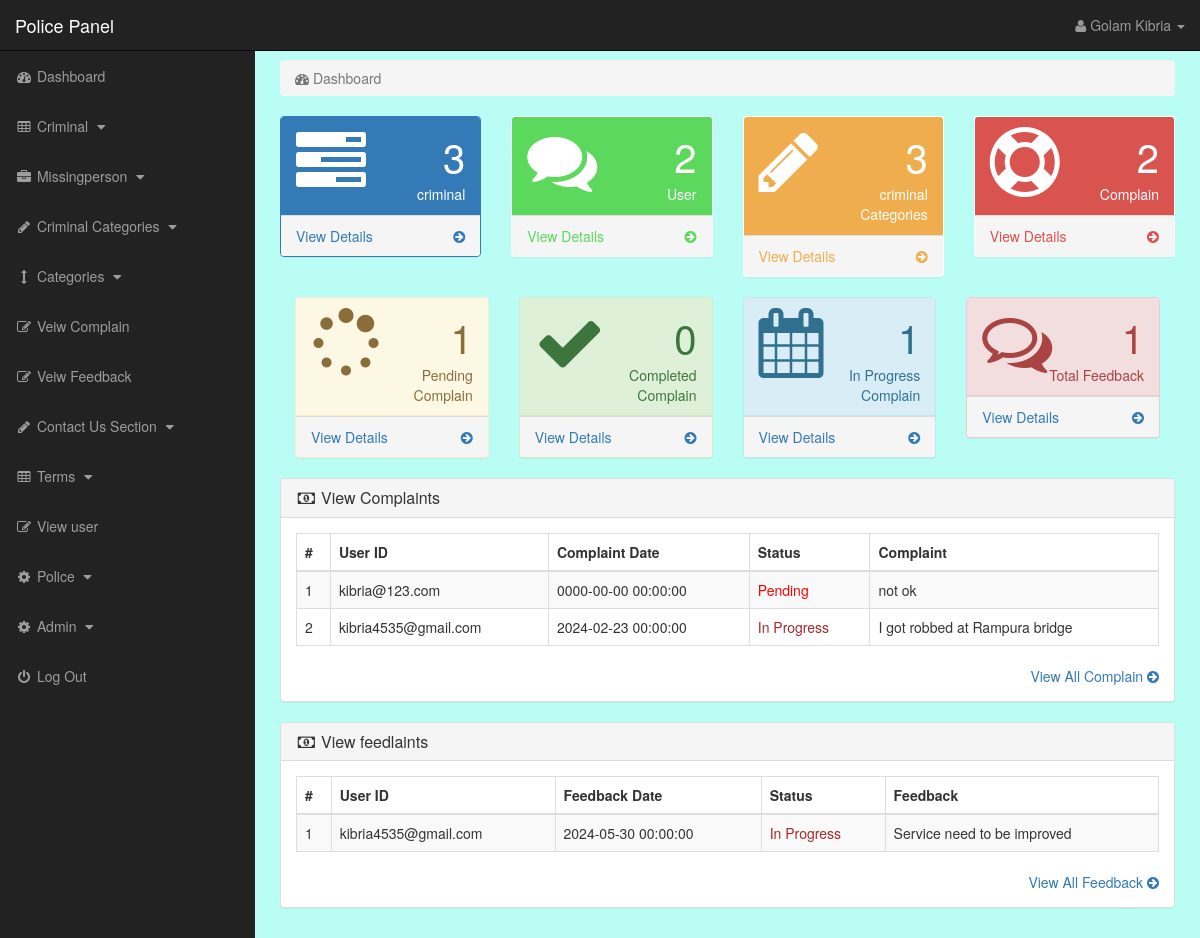
Screenshot of /police/index.php?dashboard (signed in) with the database file from the repository.
### tables this page shows
CREATE TABLE `police` (
  `police_id` int(10) NOT NULL,
  `police_name` varchar(255) NOT NULL,
  `police_station` varchar(255) NOT NULL,
  `police_email` varchar(255) NOT NULL,
  `police_pass` varchar(255) NOT NULL,
  `police_image` text NOT NULL,
  `police_contact` varchar(255) NOT NULL,
  `police_country` text NOT NULL,
  `police_job` varchar(255) NOT NULL,
  `police_about` text NOT NULL
);

CREATE TABLE `user_comp` (
  `comp_id` int(11) NOT NULL,
  `user_id` int(11) NOT NULL,
  `comp_date` datetime NOT NULL,
  `comp_status` varchar(50) NOT NULL,
  `complaint` text NOT NULL
);

CREATE TABLE `user` (
  `user_id` int(10) NOT NULL,
  `user_name` varchar(255) NOT NULL,
  `user_email` varchar(255) NOT NULL,
  `user_pass` varchar(255) NOT NULL,
  `user_country` text NOT NULL,
  `user_city` text NOT NULL,
  `user_contact` varchar(255) NOT NULL,
  `user_address` text NOT NULL,
  `user_image` text NOT NULL,
  `user_ip` varchar(255) NOT NULL,
  `user_confirm_code` text NOT NULL
);

CREATE TABLE `user_feed` (
  `feed_id` int(11) NOT NULL,
  `user_id` int(11) NOT NULL,
  `feed_date` datetime NOT NULL,
  `feed_status` varchar(50) NOT NULL,
  `feedback` text NOT NULL
);

### police/dashboard.php (the view, shortened to what the rows shown need)
<?php
if (!isset($_SESSION['police_email'])) {
    echo "<script>window.open('login.php','_self')</script>";
} else {
?>
    <div class="row">
    <div class="col-lg-12">
        <div class="panel panel-default">
            <div class="panel-body">
                <div class="table-responsive">
                    <table class="table table-bordered table-hover table-striped">
                        <thead>
                            <tr>
                                <th>#</th>
                                <th>User ID</th>
                                <th>Complaint Date</th>
                                <th>Status</th>
                                <th>Complaint</th>
                            </tr>
                        </thead>
                        <tbody>
                        <?php
                        $i = 0;
                        $get_comp = "SELECT * FROM user_comp";
                        $run_comp = mysqli_query($con, $get_comp);
                        while ($row_comp = mysqli_fetch_array($run_comp)) {
                            $user_id = $row_comp['user_id'];
                            $comp_date = $row_comp['comp_date'];
                            $comp_status = $row_comp['comp_status'];
                            $complaint = $row_comp['complaint'];
                            $i++;
                        ?>
                        <tr>
                            <td><?php echo $i; ?></td>
                            <td>
                                <?php
                                $get_user = "SELECT user_email FROM user WHERE user_id='$user_id'";
                                $run_user = mysqli_query($con, $get_user);
                                $row_user = mysqli_fetch_array($run_user);
                                $user_email = $row_user['user_email'];
                                echo $user_email;
                                ?>
                            </td>
                            <td><?php echo $comp_date; ?></td>
                            <td>
                            <?php
                                if ($comp_status == 'Resolved') {
                                    echo '<div style="color:green;">Resolved</div>';
                                } else if( $comp_status == 'Pending' ) {
                                    echo '<div style="color:red;">Pending</div>';
                                }
                                else if($comp_status == 'In Progress'){
                                    echo '<div style="color:brown;">In Progress</div>';
                                }
                                else{
                                    echo $comp_status;
                                }
                                ?>
                            </td>
                            <td><?php echo $complaint; ?></td>
                        </tr>
                        <?php } ?>
                        </tbody>
                    </table>
                </div>
            </div>
        </div>
    </div>
    <div class="col-lg-12">
        <div class="panel panel-default">
            <div class="panel-body">
                <div class="table-responsive">
                    <table class="table table-bordered table-hover table-striped">
                        <thead>
                            <tr>
                                <th>#</th>
                                <th>User ID</th>
                                <th>Feedback Date</th>
                                <th>Status</th>
                                <th>Feedback</th>
                            </tr>
                        </thead>
                        <tbody>
                        <?php
                        $i = 0;
                        $get_feed = "SELECT * FROM user_feed";
                        $run_feed = mysqli_query($con, $get_feed);
                        while ($row_feed = mysqli_fetch_array($run_feed)) {
                            $user_id = $row_feed['user_id'];
                            $feed_date = $row_feed['feed_date'];
                            $feed_status = $row_feed['feed_status'];
                            $feedback= $row_feed['feedback'];
                            $i++;
                        ?>
                        <tr>
                            <td><?php echo $i; ?></td>
                            <td>
                                <?php
                                $get_user = "SELECT user_email FROM user WHERE user_id='$user_id'";
                                $run_user = mysqli_query($con, $get_user);
                                $row_user = mysqli_fetch_array($run_user);
                                $user_email = $row_user['user_email'];
                                echo $user_email;
                                ?>
                            </td>
                            <td><?php echo $feed_date; ?></td>
                            <td>
                            <?php
                                if ($feed_status == 'Resolved') {
                                    echo '<div style="color:green;">Resolved</div>';
                                } else if( $feed_status == 'Pending' ) {
                                    echo '<div style="color:red;">Pending</div>';
                                }
                                else if($feed_status == 'In Progress'){
                                    echo '<div style="color:brown;">In Progress</div>';
                                }
                                else{
                                    echo $feed_status;
                                }
                                ?>
                            </td>
                            <td><?php echo $feedback; ?></td>
                        <?php } ?>
                        </tbody>
                    </table>
                </div>
            </div>
        </div>
    </div>
    </div>
    <?php } ?>

### police/includes/sidebar.php (shortened to what the rows shown need)
<?php
if (!isset($_SESSION['police_email'])) {
    echo "<script>window.open('login.php','_self')</script>";
} else {
?>
    <nav class="navbar navbar-inverse navbar-fixed-top">
        <div class="navbar-header">
            <a class="navbar-brand" href="index.php?dashboard">Police Panel</a>
        </div>
        <ul class="nav navbar-right top-nav">
            <li class="dropdown">
                <a href="#" class="dropdown-toggle" data-toggle="dropdown">
                    <i class="fa fa-user"></i>
                    <?php echo $police_name; ?> <b class="caret"></b>
                </a>
            </li>
        </ul>
        <div class="collapse navbar-collapse navbar-ex1-collapse">
            <ul class="nav navbar-nav side-nav">
                <li>
                    <a href="index.php?dashboard">
                        <i class="fa fa-fw fa-dashboard"></i> Dashboard
                    </a>
                </li>
                <li>
                    <a href="#" data-toggle="collapse" data-target="#criminal">
                        <i class="fa fa-fw fa-table"></i> Criminal
                        <i class="fa fa-fw fa-caret-down"></i>
                    </a>
                </li>
                <li>
                    <a href="#" data-toggle="collapse" data-target="#missingperson">
                        <i class="fa fa-fw fa-briefcase"></i> Missingperson
                        <i class="fa fa-fw fa-caret-down"></i>
                    </a>
                </li>
                <li>
                    <a href="#" data-toggle="collapse" data-target="#c_cat">
                        <i class="fa fa-fw fa-pencil"></i> Criminal Categories
                        <i class="fa fa-fw fa-caret-down"></i>
                    </a>
                </li>
                <li>
                    <a href="#" data-toggle="collapse" data-target="#cat">
                        <i class="fa fa-fw fa-arrows-v"></i> Categories
                        <i class="fa fa-fw fa-caret-down"></i>
                    </a>
                </li>
                <li>
<a href="index.php?view_comp">
    <i class="fa fa-fw fa-edit"></i> Veiw Complain
</a>
</li>
<li>
<a href="index.php?view_feed">
    <i class="fa fa-fw fa-edit"></i> Veiw Feedback
</a>
</li>
                <li>
                    <a href="#" data-toggle="collapse" data-target="#contact_us">
                        <i class="fa fa-fw fa-pencil"> </i> Contact Us Section
                        <i class="fa fa-fw fa-caret-down"></i>
                    </a>
                </li>
                <li>
                    <a href="#" data-toggle="collapse" data-target="#terms">
                        <i class="fa fa-fw fa-table"></i> Terms
                        <i class="fa fa-fw fa-caret-down"></i>
                    </a>
                </li>
                <li>
                    <a href="index.php?view_user">
                        <i class="fa fa-fw fa-edit"></i> View user
                    </a>
                </li>
                <li>
                    <a href="#" data-toggle="collapse" data-target="#police">
                        <i class="fa fa-fw fa-gear"></i> Police
                        <i class="fa fa-fw fa-caret-down"></i>
                    </a>
                </li>
                <li>
                    <a href="#" data-toggle="collapse" data-target="#admin">
                        <i class="fa fa-fw fa-gear"></i> Admin
                        <i class="fa fa-fw fa-caret-down"></i>
                    </a>
                </li>
                <li>
                    <a href="logout.php">
                        <i class="fa fa-fw fa-power-off"></i> Log Out
                    </a>
                </li>
            </ul>
        </div>
    </nav>
<?php } ?>

### rows the page displays
police: police_name "Golam Kibria"
user_comp: user.user_email "kibria@123.com", comp_date "0000-00-00 00:00:00", comp_status "Pending", complaint "not ok"
user_comp: user.user_email "kibria4535@gmail.com", comp_date "2024-02-23 00:00:00", comp_status "In Progress", complaint "I got robbed at Rampura bridge"
user_feed: user.user_email "kibria4535@gmail.com", feed_date "2024-05-30 00:00:00", feed_status "In Progress", feedback "Service need to be improved"

### other values shown
$count_criminal "3"
$count_user "2"
$count_criminal_categories "3"
$count_total_comp "2"
$count_pending_comp "1"
$count_completed_comp "0"
$count_In_Progress "1"
$count_total_feed "1"
